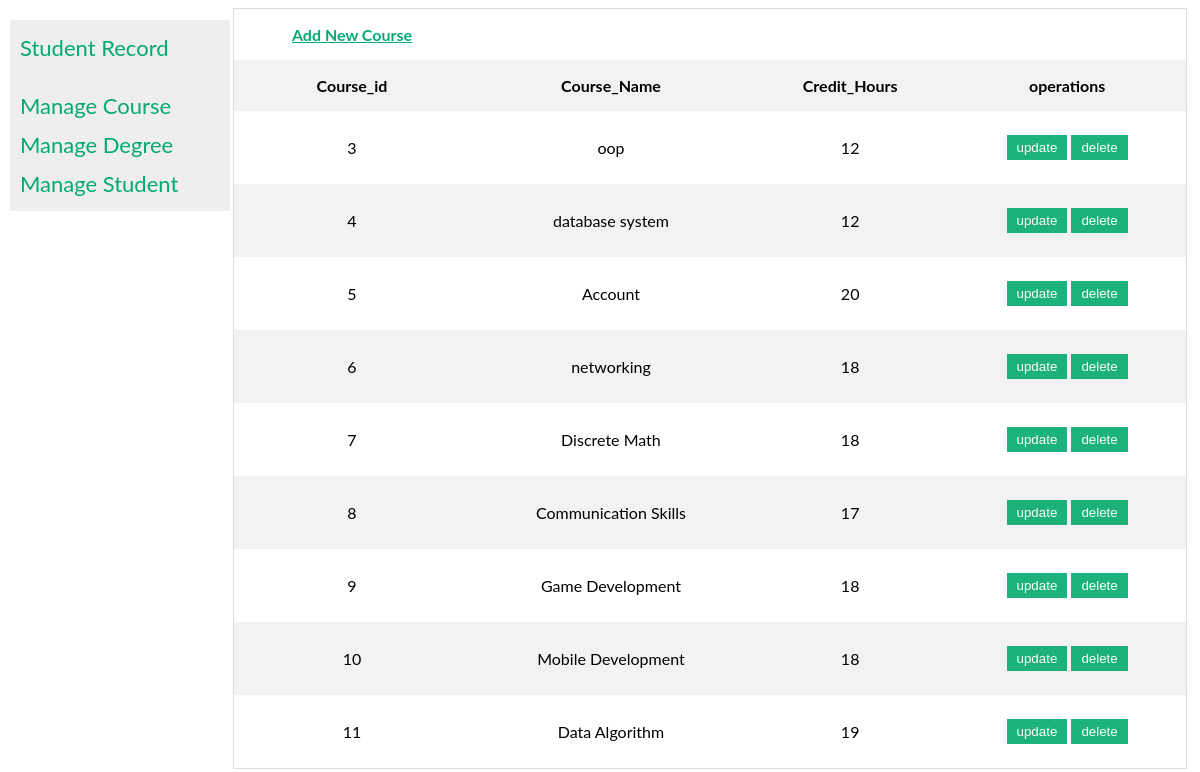
The page /course.php on the database its author committed.
### tables this page shows
CREATE TABLE `courses` (
  `course_id` int(6) NOT NULL,
  `course_name` varchar(55) NOT NULL,
  `credit_hours` int(10) NOT NULL
);

### course.php (the view, shortened to what this page needs)
<!DOCTYPE html>
<html>
<head>
<link rel="stylesheet" href="style.css">
</head>
<body>
<?php
 require_once 'sidebar.php';
?>
<div class="main">
<table>
<tr>
    <th>
    <a href="addcourse.php">Add New Course</a>
  </th>
<tr>
  <th>Course_id</th>
  <th>Course_Name</th>
  <th>Credit_Hours</th>
  <th>operations</th>
</tr>
<?php
 require_once 'conn.php';
$query  = "SELECT * FROM courses";
$result = mysqli_query($conn, $query);
if (mysqli_num_rows($result) > 0)
{
while($row = mysqli_fetch_assoc($result))
{
  ?>
<tr>
             <td><?php echo $row["course_id"]?></td>
             <td> <?php echo $row["course_name"]?></td>
             <td><?php echo $row["credit_hours"]?></td>
            <td><a href="updateCourse.php?updateid=<?php echo $row["course_id"] ?>" class="button"><input type="submit" value="update"></a>
            <a href="course.php?deleteid=<?php echo $row["course_id"]?>" class="button"><input type="submit" value="delete"></a></td>
</tr>
<?php
}
}
?>
</table>
</div>
</body>
</html>

### style.css (style rules this page uses)
body { font-family: "Lato", sans-serif; }
.main { margin-left: 220px; font-size:16px; padding: 0px 5px; }
table { border-collapse: collapse; border-spacing: 0; width:100%; border: 1px solid #ddd; }
th, td { text-align: center; padding: 16px; }
tr:nth-child(even) { background-color: #f2f2f2; }
input[type=submit] { background-color: #04AA6D; color: white; padding: 5px 10px 5px 10px; margin: 8px 0; border: none; cursor: pointer; opacity: 0.9; }
a { color: #04AA6D; }

### rows shown on the page
courses: course_id "3", course_name "oop", credit_hours "12"
courses: course_id "4", course_name "database system", credit_hours "12"
courses: course_id "5", course_name "Account", credit_hours "20"
courses: course_id "6", course_name "networking", credit_hours "18"
courses: course_id "7", course_name "Discrete Math", credit_hours "18"
courses: course_id "8", course_name "Communication Skills", credit_hours "17"
courses: course_id "9", course_name "Game Development", credit_hours "18"
courses: course_id "10", course_name "Mobile Development", credit_hours "18"
courses: course_id "11", course_name "Data Algorithm", credit_hours "19"
